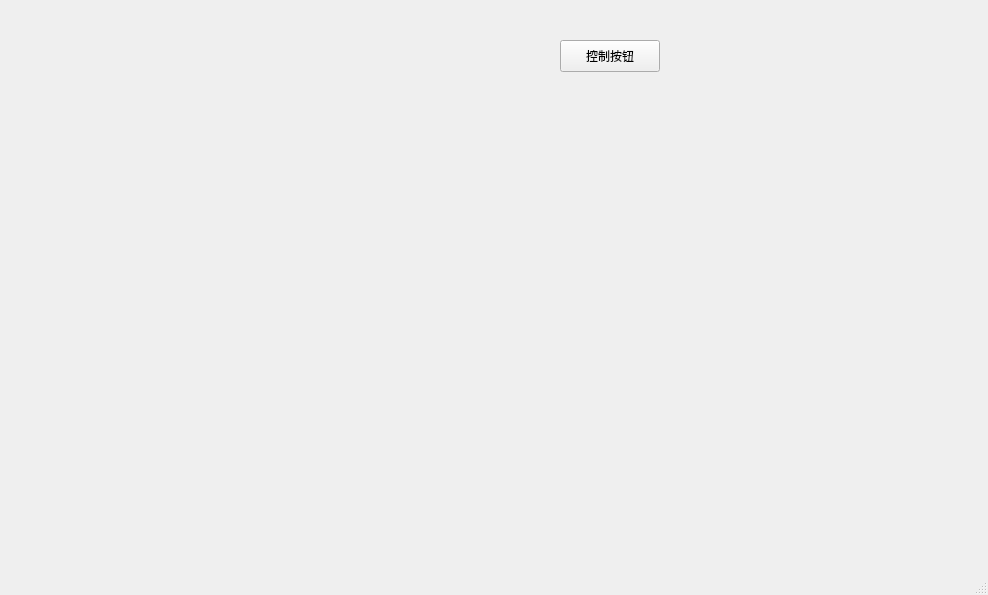
<?xml version="1.0" encoding="UTF-8"?>
<ui version="4.0">
 <class>MainWindow</class>
 <widget class="QMainWindow" name="MainWindow">
  <property name="geometry">
   <rect>
    <x>0</x>
    <y>0</y>
    <width>988</width>
    <height>595</height>
   </rect>
  </property>
  <property name="windowTitle">
   <string>MainWindow</string>
  </property>
  <widget class="QWidget" name="centralwidget">
   <widget class="QWidget" name="verticalLayoutWidget">
    <property name="geometry">
     <rect>
      <x>20</x>
      <y>0</y>
      <width>361</width>
      <height>111</height>
     </rect>
    </property>
    <layout class="QVBoxLayout" name="verticalLayout"/>
   </widget>
   <widget class="QPushButton" name="pushButton">
    <property name="geometry">
     <rect>
      <x>560</x>
      <y>40</y>
      <width>100</width>
      <height>32</height>
     </rect>
    </property>
    <property name="text">
     <string>控制按钮</string>
    </property>
    <property name="iconSize">
     <size>
      <width>23</width>
      <height>50</height>
     </size>
    </property>
   </widget>
  </widget>
  <widget class="QMenuBar" name="menubar">
   <property name="geometry">
    <rect>
     <x>0</x>
     <y>0</y>
     <width>988</width>
     <height>43</height>
    </rect>
   </property>
  </widget>
  <widget class="QStatusBar" name="statusbar"/>
 </widget>
 <resources/>
 <connections>
  <connection>
   <sender>MainWindow</sender>
   <signal>iconSizeChanged(QSize)</signal>
   <receiver>menubar</receiver>
   <slot>raise()</slot>
   <hints>
    <hint type="sourcelabel">
     <x>399</x>
     <y>299</y>
    </hint>
    <hint type="destinationlabel">
     <x>399</x>
     <y>21</y>
    </hint>
   </hints>
  </connection>
 </connections>
</ui>
